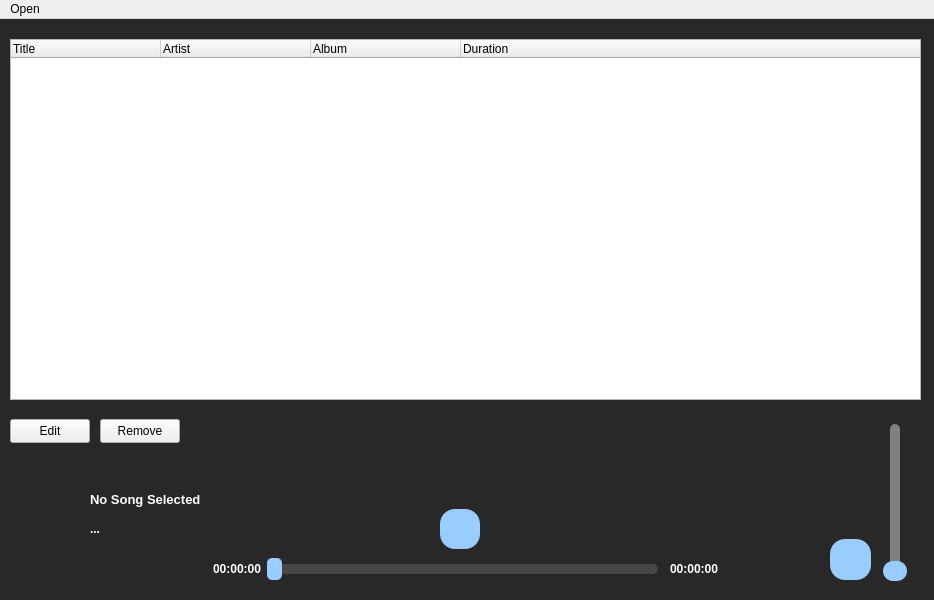
<?xml version="1.0" encoding="UTF-8"?>
<ui version="4.0">
 <class>MainWindow</class>
 <widget class="QMainWindow" name="MainWindow">
  <property name="geometry">
   <rect>
    <x>0</x>
    <y>0</y>
    <width>934</width>
    <height>600</height>
   </rect>
  </property>
  <property name="windowTitle">
   <string>MainWindow</string>
  </property>
  <property name="styleSheet">
   <string notr="true">QMainWindow{
	background-color:rgb(40,40,40);
}</string>
  </property>
  <widget class="QWidget" name="centralwidget">
   <widget class="QLabel" name="label_File_Name">
    <property name="geometry">
     <rect>
      <x>90</x>
      <y>470</y>
      <width>431</width>
      <height>20</height>
     </rect>
    </property>
    <property name="font">
     <font>
      <pointsize>10</pointsize>
      <bold>true</bold>
     </font>
    </property>
    <property name="styleSheet">
     <string notr="true">QLabel{
	color:rgb(255,255,255);
	border:none;
}</string>
    </property>
    <property name="frameShape">
     <enum>QFrame::Shape::Panel</enum>
    </property>
    <property name="lineWidth">
     <number>2</number>
    </property>
    <property name="text">
     <string>No Song Selected</string>
    </property>
    <property name="scaledContents">
     <bool>false</bool>
    </property>
    <property name="alignment">
     <set>Qt::AlignmentFlag::AlignLeading|Qt::AlignmentFlag::AlignLeft|Qt::AlignmentFlag::AlignVCenter</set>
    </property>
   </widget>
   <widget class="QSlider" name="horizontalSlider_Audio_File_Duration">
    <property name="geometry">
     <rect>
      <x>260</x>
      <y>530</y>
      <width>411</width>
      <height>41</height>
     </rect>
    </property>
    <property name="styleSheet">
     <string notr="true">QSlider::groove:horizontal{
	height:10px;
	width:385px;
	background:rgb(70,70,70);
	border-radius:5px;
	alternate-background-color: rgb(99, 226, 255);
}
QSlider::handle:horizontal{
	background:rgb(153, 204, 255);
	width:15px;
	height:20px;
	margin:-6px -6px;
	border-radius:5;
	border-color:rgb(0,0,0);
}

QSlider::handle:horizontal:Hover{
	background-color:rgb(123, 174, 225);
}</string>
    </property>
    <property name="orientation">
     <enum>Qt::Orientation::Horizontal</enum>
    </property>
   </widget>
   <widget class="QSlider" name="verticalSlider_Audio_Volume">
    <property name="geometry">
     <rect>
      <x>870</x>
      <y>390</y>
      <width>51</width>
      <height>181</height>
     </rect>
    </property>
    <property name="styleSheet">
     <string notr="true">QSlider::groove:vertical{
	height:150px;
	width:10px;
	background:gray;
	border-radius:5px;
}
QSlider::handle:vertical{
	background-color:rgb(153, 204, 255);
	width:20px;
	height:20px;
	margin:-7px -7px;
	border-radius:10;
}

QSlider::handle:vertical:Hover{
	background-color:rgb(123, 174, 225);
}</string>
    </property>
    <property name="orientation">
     <enum>Qt::Orientation::Vertical</enum>
    </property>
   </widget>
   <widget class="QPushButton" name="pushButton_Volume">
    <property name="geometry">
     <rect>
      <x>830</x>
      <y>520</y>
      <width>41</width>
      <height>41</height>
     </rect>
    </property>
    <property name="styleSheet">
     <string notr="true">QPushButton{
	border-radius:15px;
	background-color:rgb(153, 204, 255);
	color:rgb(52,51,64);
	padding:0px;
}

QPushButton:Hover{
	background-color:rgb(123, 174, 225);
}</string>
    </property>
    <property name="text">
     <string/>
    </property>
    <property name="iconSize">
     <size>
      <width>32</width>
      <height>32</height>
     </size>
    </property>
   </widget>
   <widget class="QLabel" name="label_Value_1">
    <property name="geometry">
     <rect>
      <x>210</x>
      <y>540</y>
      <width>51</width>
      <height>20</height>
     </rect>
    </property>
    <property name="font">
     <font>
      <bold>true</bold>
     </font>
    </property>
    <property name="styleSheet">
     <string notr="true">QLabel{
	color:rgb(255,255,255);
}</string>
    </property>
    <property name="text">
     <string>00:00:00</string>
    </property>
    <property name="alignment">
     <set>Qt::AlignmentFlag::AlignRight|Qt::AlignmentFlag::AlignTrailing|Qt::AlignmentFlag::AlignVCenter</set>
    </property>
   </widget>
   <widget class="QLabel" name="label_Value_2">
    <property name="geometry">
     <rect>
      <x>670</x>
      <y>540</y>
      <width>61</width>
      <height>20</height>
     </rect>
    </property>
    <property name="font">
     <font>
      <bold>true</bold>
     </font>
    </property>
    <property name="styleSheet">
     <string notr="true">QLabel{
	color:rgb(255,255,255);
}</string>
    </property>
    <property name="text">
     <string>00:00:00</string>
    </property>
    <property name="alignment">
     <set>Qt::AlignmentFlag::AlignLeading|Qt::AlignmentFlag::AlignLeft|Qt::AlignmentFlag::AlignVCenter</set>
    </property>
   </widget>
   <widget class="QLabel" name="label_Album_Cover">
    <property name="geometry">
     <rect>
      <x>10</x>
      <y>470</y>
      <width>70</width>
      <height>70</height>
     </rect>
    </property>
    <property name="styleSheet">
     <string notr="true">QLabel{
	min-width:50px;
	max-width:70px;
	min-height:50px;
	max-height:70px;
}</string>
    </property>
    <property name="text">
     <string/>
    </property>
   </widget>
   <widget class="QLabel" name="label_File_Artist_Name">
    <property name="geometry">
     <rect>
      <x>90</x>
      <y>500</y>
      <width>291</width>
      <height>20</height>
     </rect>
    </property>
    <property name="font">
     <font>
      <pointsize>9</pointsize>
      <bold>true</bold>
     </font>
    </property>
    <property name="styleSheet">
     <string notr="true">QLabel{
	color:rgb(255,255,255);
	border:none;
}</string>
    </property>
    <property name="frameShape">
     <enum>QFrame::Shape::Panel</enum>
    </property>
    <property name="lineWidth">
     <number>2</number>
    </property>
    <property name="text">
     <string>...</string>
    </property>
    <property name="scaledContents">
     <bool>false</bool>
    </property>
    <property name="alignment">
     <set>Qt::AlignmentFlag::AlignLeading|Qt::AlignmentFlag::AlignLeft|Qt::AlignmentFlag::AlignVCenter</set>
    </property>
   </widget>
   <widget class="QPushButton" name="pushButton_Seek_Back">
    <property name="geometry">
     <rect>
      <x>390</x>
      <y>490</y>
      <width>40</width>
      <height>40</height>
     </rect>
    </property>
    <property name="styleSheet">
     <string notr="true">QPushButton{
	border-radius:15px;
	background-color:rgb(255,255,255, 0);
	color:rgb(255,255,255);
	min-width:20px;
	max-width:20px;
	min-height:20px;
	max-height:20px;
	padding:10px;
}

QPushButton:Hover{
	background-color:rgb(50,50,50);
}</string>
    </property>
    <property name="text">
     <string/>
    </property>
    <property name="icon">
     <iconset theme="QIcon::ThemeIcon::MediaSkipBackward"/>
    </property>
    <property name="iconSize">
     <size>
      <width>20</width>
      <height>20</height>
     </size>
    </property>
   </widget>
   <widget class="QPushButton" name="pushButton_Seek_Forward">
    <property name="geometry">
     <rect>
      <x>490</x>
      <y>490</y>
      <width>40</width>
      <height>40</height>
     </rect>
    </property>
    <property name="styleSheet">
     <string notr="true">QPushButton{

	border-radius:15px;
	background-color:rgb(255,255,255, 0);
	color:rgb(255,255,255);
	min-width:20px;
	max-width:20px;
	min-height:20px;
	max-height:20px;
	padding:10px;
}

QPushButton:Hover{
	background-color:rgb(50,50,50);
}</string>
    </property>
    <property name="text">
     <string/>
    </property>
    <property name="icon">
     <iconset theme="QIcon::ThemeIcon::MediaSkipForward"/>
    </property>
    <property name="iconSize">
     <size>
      <width>20</width>
      <height>20</height>
     </size>
    </property>
   </widget>
   <widget class="QPushButton" name="pushButton_Play">
    <property name="geometry">
     <rect>
      <x>440</x>
      <y>490</y>
      <width>40</width>
      <height>40</height>
     </rect>
    </property>
    <property name="styleSheet">
     <string notr="true">QPushButton{
	border-radius:15px;
	background-color:rgb(153, 204, 255);
	color:rgb(52,51,64);
	min-width:20px;
	max-width:20px;
	min-height:20px;
	max-height:20px;
	padding:10px;
}

QPushButton:Hover{
	background-color:rgb(123, 174, 225);
}</string>
    </property>
    <property name="text">
     <string/>
    </property>
    <property name="iconSize">
     <size>
      <width>20</width>
      <height>20</height>
     </size>
    </property>
   </widget>
   <widget class="QTreeWidget" name="treeWidget">
    <property name="geometry">
     <rect>
      <x>10</x>
      <y>20</y>
      <width>911</width>
      <height>361</height>
     </rect>
    </property>
    <property name="autoFillBackground">
     <bool>false</bool>
    </property>
    <property name="styleSheet">
     <string notr="true"/>
    </property>
    <property name="lineWidth">
     <number>5</number>
    </property>
    <property name="midLineWidth">
     <number>5</number>
    </property>
    <property name="alternatingRowColors">
     <bool>false</bool>
    </property>
    <property name="indentation">
     <number>10</number>
    </property>
    <property name="uniformRowHeights">
     <bool>false</bool>
    </property>
    <property name="itemsExpandable">
     <bool>true</bool>
    </property>
    <property name="animated">
     <bool>false</bool>
    </property>
    <property name="wordWrap">
     <bool>true</bool>
    </property>
    <property name="headerHidden">
     <bool>false</bool>
    </property>
    <property name="supportedDragActions">
     <set>Qt::DropAction::IgnoreAction</set>
    </property>
    <attribute name="headerVisible">
     <bool>true</bool>
    </attribute>
    <attribute name="headerCascadingSectionResizes">
     <bool>true</bool>
    </attribute>
    <attribute name="headerMinimumSectionSize">
     <number>150</number>
    </attribute>
    <attribute name="headerDefaultSectionSize">
     <number>150</number>
    </attribute>
    <attribute name="headerHighlightSections">
     <bool>false</bool>
    </attribute>
    <attribute name="headerShowSortIndicator" stdset="0">
     <bool>false</bool>
    </attribute>
    <attribute name="headerStretchLastSection">
     <bool>true</bool>
    </attribute>
    <column>
     <property name="text">
      <string>Title</string>
     </property>
    </column>
    <column>
     <property name="text">
      <string>Artist</string>
     </property>
    </column>
    <column>
     <property name="text">
      <string>Album</string>
     </property>
    </column>
    <column>
     <property name="text">
      <string>Duration</string>
     </property>
    </column>
   </widget>
   <widget class="QPushButton" name="pushButton_RemoveSong">
    <property name="geometry">
     <rect>
      <x>100</x>
      <y>400</y>
      <width>80</width>
      <height>24</height>
     </rect>
    </property>
    <property name="text">
     <string>Remove</string>
    </property>
   </widget>
   <widget class="QPushButton" name="pushButton_EditSong">
    <property name="geometry">
     <rect>
      <x>10</x>
      <y>400</y>
      <width>80</width>
      <height>24</height>
     </rect>
    </property>
    <property name="text">
     <string>Edit</string>
    </property>
   </widget>
  </widget>
  <widget class="QMenuBar" name="menubar">
   <property name="geometry">
    <rect>
     <x>0</x>
     <y>0</y>
     <width>934</width>
     <height>21</height>
    </rect>
   </property>
   <widget class="QMenu" name="menuOpen">
    <property name="title">
     <string>Open</string>
    </property>
    <addaction name="actionAddAudioFile"/>
   </widget>
   <addaction name="menuOpen"/>
  </widget>
  <action name="actionAddAudioFile">
   <property name="text">
    <string>Add Audio File</string>
   </property>
  </action>
 </widget>
 <resources/>
 <connections/>
</ui>
